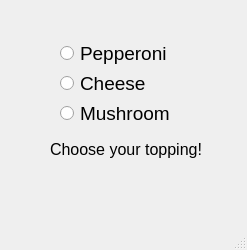
<?xml version="1.0" encoding="UTF-8"?>
<ui version="4.0">
 <class>MainWindow</class>
 <widget class="QMainWindow" name="MainWindow">
  <property name="geometry">
   <rect>
    <x>0</x>
    <y>0</y>
    <width>247</width>
    <height>250</height>
   </rect>
  </property>
  <property name="windowTitle">
   <string>MainWindow</string>
  </property>
  <widget class="QWidget" name="centralwidget">
   <widget class="QRadioButton" name="radioButton">
    <property name="geometry">
     <rect>
      <x>60</x>
      <y>40</y>
      <width>129</width>
      <height>27</height>
     </rect>
    </property>
    <property name="font">
     <font>
      <pointsize>14</pointsize>
     </font>
    </property>
    <property name="text">
     <string>Pepperoni</string>
    </property>
   </widget>
   <widget class="QLabel" name="label">
    <property name="geometry">
     <rect>
      <x>50</x>
      <y>140</y>
      <width>152</width>
      <height>19</height>
     </rect>
    </property>
    <property name="font">
     <font>
      <pointsize>12</pointsize>
     </font>
    </property>
    <property name="text">
     <string>Choose your topping!</string>
    </property>
   </widget>
   <widget class="QRadioButton" name="radioButton_2">
    <property name="geometry">
     <rect>
      <x>60</x>
      <y>70</y>
      <width>129</width>
      <height>27</height>
     </rect>
    </property>
    <property name="font">
     <font>
      <pointsize>14</pointsize>
     </font>
    </property>
    <property name="text">
     <string>Cheese</string>
    </property>
   </widget>
   <widget class="QRadioButton" name="radioButton_3">
    <property name="geometry">
     <rect>
      <x>60</x>
      <y>100</y>
      <width>129</width>
      <height>27</height>
     </rect>
    </property>
    <property name="font">
     <font>
      <pointsize>14</pointsize>
     </font>
    </property>
    <property name="text">
     <string>Mushroom</string>
    </property>
   </widget>
  </widget>
  <widget class="QMenuBar" name="menubar">
   <property name="geometry">
    <rect>
     <x>0</x>
     <y>0</y>
     <width>247</width>
     <height>26</height>
    </rect>
   </property>
  </widget>
  <widget class="QStatusBar" name="statusbar"/>
 </widget>
 <resources/>
 <connections/>
</ui>
